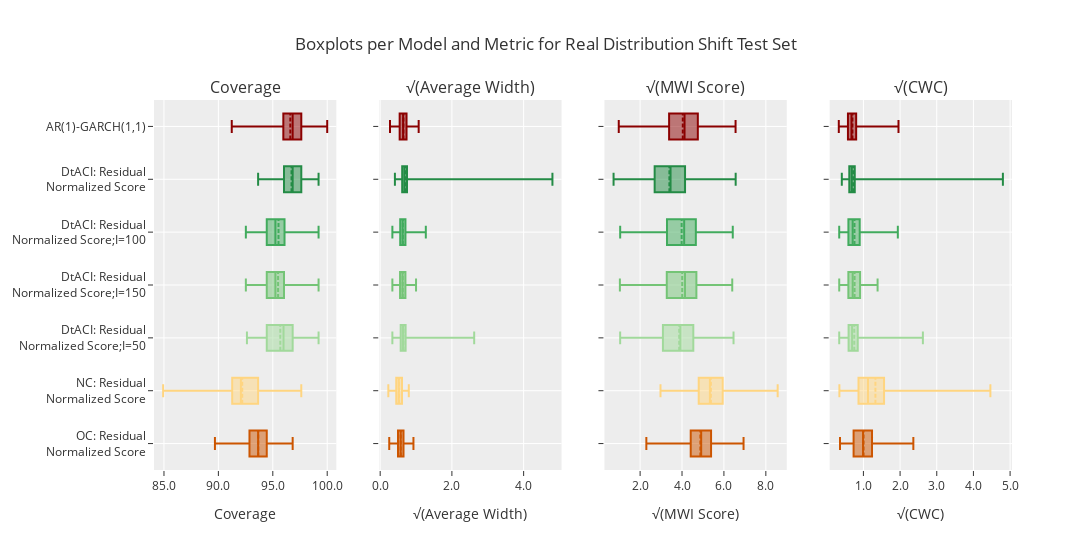

The code cell stored with this chart in its notebook:
### Code cell
create_boxplots("Real Distribution Shift")

### Figure 1 — Plotly figure (JSON) as saved in the notebook; plotly's stock layout.template omitted (floating-point values rounded to 4 significant figures; data arrays with more than 128 entries replaced by an {"elided": "..."} marker saying what was removed)
{"data": [{"boxmean": true, "boxpoints": false, "marker": {"color": "#CC5500"}, "name": "OC: Residual Normalized Score", "orientation": "h", "showlegend": false, "type": "box", "x": {"elided": "242 float values"}, "xaxis": "x", "y": {"elided": "242 str values"}, "yaxis": "y"}, {"boxmean": true, "boxpoints": false, "marker": {"color": "#FFD580"}, "name": "NC: Residual Normalized Score", "orientation": "h", "showlegend": false, "type": "box", "x": {"elided": "242 float values"}, "xaxis": "x", "y": {"elided": "242 str values"}, "yaxis": "y"}, {"boxmean": true, "boxpoints": false, "marker": {"color": "rgb(161,217,155)"}, "name": "DtACI: Residual Normalized Score;I=50", "orientation": "h", "showlegend": false, "type": "box", "x": {"elided": "242 float values"}, "xaxis": "x", "y": {"elided": "242 str values"}, "yaxis": "y"}, {"boxmean": true, "boxpoints": false, "marker": {"color": "rgb(116,196,118)"}, "name": "DtACI: Residual Normalized Score;I=150", "orientation": "h", "showlegend": false, "type": "box", "x": {"elided": "242 float values"}, "xaxis": "x", "y": {"elided": "242 str values"}, "yaxis": "y"}, {"boxmean": true, "boxpoints": false, "marker": {"color": "rgb(65,171,93)"}, "name": "DtACI: Residual Normalized Score;I=100", "orientation": "h", "showlegend": false, "type": "box", "x": {"elided": "242 float values"}, "xaxis": "x", "y": {"elided": "242 str values"}, "yaxis": "y"}, {"boxmean": true, "boxpoints": false, "marker": {"color": "rgb(35,139,69)"}, "name": "DtACI: Residual Normalized Score", "orientation": "h", "showlegend": false, "type": "box", "x": {"elided": "242 float values"}, "xaxis": "x", "y": {"elided": "242 str values"}, "yaxis": "y"}, {"boxmean": true, "boxpoints": false, "marker": {"color": "darkred"}, "name": "AR(1)-GARCH(1,1)", "orientation": "h", "showlegend": false, "type": "box", "x": {"elided": "242 float values"}, "xaxis": "x", "y": {"elided": "242 str values"}, "yaxis": "y"}, {"boxmean": true, "boxpoints": false, "marker": {"color": "#CC5500"}, "name": "OC: Residual Normalized Score", "orientation": "h", "showlegend": false, "type": "box", "x": {"elided": "242 float values"}, "xaxis": "x2", "y": {"elided": "242 str values"}, "yaxis": "y2"}, {"boxmean": true, "boxpoints": false, "marker": {"color": "#FFD580"}, "name": "NC: Residual Normalized Score", "orientation": "h", "showlegend": false, "type": "box", "x": {"elided": "242 float values"}, "xaxis": "x2", "y": {"elided": "242 str values"}, "yaxis": "y2"}, {"boxmean": true, "boxpoints": false, "marker": {"color": "rgb(161,217,155)"}, "name": "DtACI: Residual Normalized Score;I=50", "orientation": "h", "showlegend": false, "type": "box", "x": {"elided": "242 float values"}, "xaxis": "x2", "y": {"elided": "242 str values"}, "yaxis": "y2"}, {"boxmean": true, "boxpoints": false, "marker": {"color": "rgb(116,196,118)"}, "name": "DtACI: Residual Normalized Score;I=150", "orientation": "h", "showlegend": false, "type": "box", "x": {"elided": "242 float values"}, "xaxis": "x2", "y": {"elided": "242 str values"}, "yaxis": "y2"}, {"boxmean": true, "boxpoints": false, "marker": {"color": "rgb(65,171,93)"}, "name": "DtACI: Residual Normalized Score;I=100", "orientation": "h", "showlegend": false, "type": "box", "x": {"elided": "242 float values"}, "xaxis": "x2", "y": {"elided": "242 str values"}, "yaxis": "y2"}, {"boxmean": true, "boxpoints": false, "marker": {"color": "rgb(35,139,69)"}, "name": "DtACI: Residual Normalized Score", "orientation": "h", "showlegend": false, "type": "box", "x": {"elided": "242 float values"}, "xaxis": "x2", "y": {"elided": "242 str values"}, "yaxis": "y2"}, {"boxmean": true, "boxpoints": false, "marker": {"color": "darkred"}, "name": "AR(1)-GARCH(1,1)", "orientation": "h", "showlegend": false, "type": "box", "x": {"elided": "242 float values"}, "xaxis": "x2", "y": {"elided": "242 str values"}, "yaxis": "y2"}, {"boxmean": true, "boxpoints": false, "marker": {"color": "#CC5500"}, "name": "OC: Residual Normalized Score", "orientation": "h", "showlegend": false, "type": "box", "x": {"elided": "242 float values"}, "xaxis": "x3", "y": {"elided": "242 str values"}, "yaxis": "y3"}, {"boxmean": true, "boxpoints": false, "marker": {"color": "#FFD580"}, "name": "NC: Residual Normalized Score", "orientation": "h", "showlegend": false, "type": "box", "x": {"elided": "242 float values"}, "xaxis": "x3", "y": {"elided": "242 str values"}, "yaxis": "y3"}, {"boxmean": true, "boxpoints": false, "marker": {"color": "rgb(161,217,155)"}, "name": "DtACI: Residual Normalized Score;I=50", "orientation": "h", "showlegend": false, "type": "box", "x": {"elided": "242 float values"}, "xaxis": "x3", "y": {"elided": "242 str values"}, "yaxis": "y3"}, {"boxmean": true, "boxpoints": false, "marker": {"color": "rgb(116,196,118)"}, "name": "DtACI: Residual Normalized Score;I=150", "orientation": "h", "showlegend": false, "type": "box", "x": {"elided": "242 float values"}, "xaxis": "x3", "y": {"elided": "242 str values"}, "yaxis": "y3"}, {"boxmean": true, "boxpoints": false, "marker": {"color": "rgb(65,171,93)"}, "name": "DtACI: Residual Normalized Score;I=100", "orientation": "h", "showlegend": false, "type": "box", "x": {"elided": "242 float values"}, "xaxis": "x3", "y": {"elided": "242 str values"}, "yaxis": "y3"}, {"boxmean": true, "boxpoints": false, "marker": {"color": "rgb(35,139,69)"}, "name": "DtACI: Residual Normalized Score", "orientation": "h", "showlegend": false, "type": "box", "x": {"elided": "242 float values"}, "xaxis": "x3", "y": {"elided": "242 str values"}, "yaxis": "y3"}, {"boxmean": true, "boxpoints": false, "marker": {"color": "darkred"}, "name": "AR(1)-GARCH(1,1)", "orientation": "h", "showlegend": false, "type": "box", "x": {"elided": "242 float values"}, "xaxis": "x3", "y": {"elided": "242 str values"}, "yaxis": "y3"}, {"boxmean": true, "boxpoints": false, "marker": {"color": "#CC5500"}, "name": "OC: Residual Normalized Score", "orientation": "h", "showlegend": false, "type": "box", "x": {"elided": "242 float values"}, "xaxis": "x4", "y": {"elided": "242 str values"}, "yaxis": "y4"}, {"boxmean": true, "boxpoints": false, "marker": {"color": "#FFD580"}, "name": "NC: Residual Normalized Score", "orientation": "h", "showlegend": false, "type": "box", "x": {"elided": "242 float values"}, "xaxis": "x4", "y": {"elided": "242 str values"}, "yaxis": "y4"}, {"boxmean": true, "boxpoints": false, "marker": {"color": "rgb(161,217,155)"}, "name": "DtACI: Residual Normalized Score;I=50", "orientation": "h", "showlegend": false, "type": "box", "x": {"elided": "242 float values"}, "xaxis": "x4", "y": {"elided": "242 str values"}, "yaxis": "y4"}, {"boxmean": true, "boxpoints": false, "marker": {"color": "rgb(116,196,118)"}, "name": "DtACI: Residual Normalized Score;I=150", "orientation": "h", "showlegend": false, "type": "box", "x": {"elided": "242 float values"}, "xaxis": "x4", "y": {"elided": "242 str values"}, "yaxis": "y4"}, {"boxmean": true, "boxpoints": false, "marker": {"color": "rgb(65,171,93)"}, "name": "DtACI: Residual Normalized Score;I=100", "orientation": "h", "showlegend": false, "type": "box", "x": {"elided": "242 float values"}, "xaxis": "x4", "y": {"elided": "242 str values"}, "yaxis": "y4"}, {"boxmean": true, "boxpoints": false, "marker": {"color": "rgb(35,139,69)"}, "name": "DtACI: Residual Normalized Score", "orientation": "h", "showlegend": false, "type": "box", "x": {"elided": "242 float values"}, "xaxis": "x4", "y": {"elided": "242 str values"}, "yaxis": "y4"}, {"boxmean": true, "boxpoints": false, "marker": {"color": "darkred"}, "name": "AR(1)-GARCH(1,1)", "orientation": "h", "showlegend": false, "type": "box", "x": {"elided": "242 float values"}, "xaxis": "x4", "y": {"elided": "242 str values"}, "yaxis": "y4"}], "layout": {"annotations": [{"font": {"size": 16}, "showarrow": false, "text": "Coverage", "x": 0.1062, "xanchor": "center", "xref": "paper", "y": 1, "yanchor": "bottom", "yref": "paper"}, {"font": {"size": 16}, "showarrow": false, "text": "√(Average Width)", "x": 0.3688, "xanchor": "center", "xref": "paper", "y": 1, "yanchor": "bottom", "yref": "paper"}, {"font": {"size": 16}, "showarrow": false, "text": "√(MWI Score)", "x": 0.6313, "xanchor": "center", "xref": "paper", "y": 1, "yanchor": "bottom", "yref": "paper"}, {"font": {"size": 16}, "showarrow": false, "text": "√(CWC)", "x": 0.8938, "xanchor": "center", "xref": "paper", "y": 1, "yanchor": "bottom", "yref": "paper"}], "height": 550, "showlegend": false, "title": {"text": "Boxplots per Model and Metric for Real Distribution Shift Test Set"}, "width": 1200, "xaxis": {"anchor": "y", "domain": [0, 0.2125], "tickformat": ",.1f", "title": {"text": "Coverage"}}, "xaxis2": {"anchor": "y2", "domain": [0.2625, 0.475], "tickformat": ",.1f", "title": {"text": "√(Average Width)"}}, "xaxis3": {"anchor": "y3", "domain": [0.525, 0.7375], "tickformat": ",.1f", "title": {"text": "√(MWI Score)"}}, "xaxis4": {"anchor": "y4", "domain": [0.7875, 1], "tickformat": ",.1f", "title": {"text": "√(CWC)"}}, "yaxis": {"anchor": "x", "domain": [0, 1]}, "yaxis2": {"anchor": "x2", "domain": [0, 1], "matches": "y", "showticklabels": false}, "yaxis3": {"anchor": "x3", "domain": [0, 1], "matches": "y", "showticklabels": false}, "yaxis4": {"anchor": "x4", "domain": [0, 1], "matches": "y", "showticklabels": false}}}
